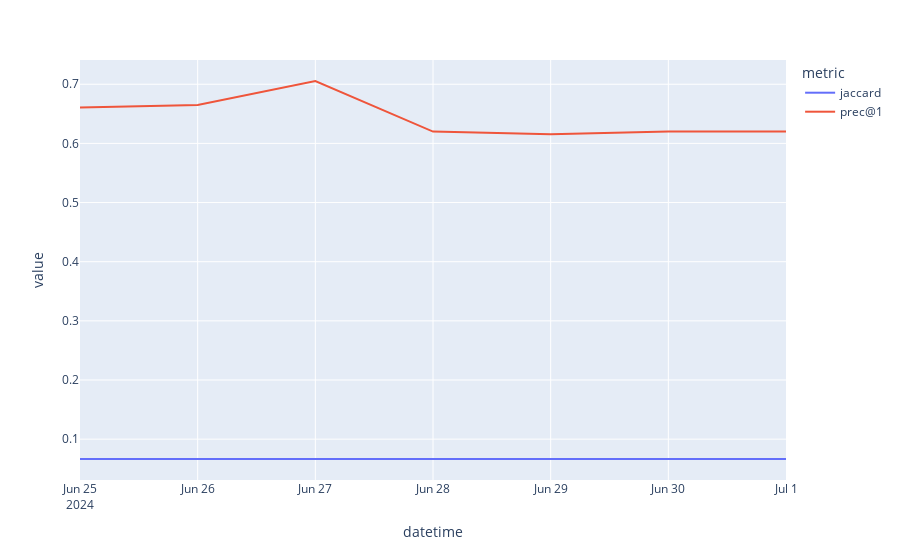

Write notebook code for a chart like this one.
### Markdown cell above
## Visualization of single configuration

### Code cell
sel = df_metrics.search_config.isin(["research_1"])
sel = sel & (df_metrics.metric.isin(["prec@1", "jaccard"]))
cols = ["search_config", "datetime", "metric"]
df = df_metrics[sel][cols + ["value"]].groupby(cols).mean().reset_index()

fig = px.line(df, x="datetime", y="value", color="metric")
fig.update_yaxes(matches=None)
fig

### Figure 1 — Plotly figure (JSON) as saved in the notebook; plotly's stock layout.template omitted (floating-point values rounded to 4 significant figures)
{"data": [{"hovertemplate": "metric=jaccard<br>datetime=%{x}<br>value=%{y}<extra></extra>", "legendgroup": "jaccard", "line": {"color": "#636efa", "dash": "solid"}, "marker": {"symbol": "circle"}, "mode": "lines", "name": "jaccard", "orientation": "v", "showlegend": true, "type": "scatter", "x": ["2024-06-25T00:00:00", "2024-06-26T00:00:00", "2024-06-27T00:00:00", "2024-06-28T00:00:00", "2024-06-29T00:00:00", "2024-06-30T00:00:00", "2024-07-01T00:00:00"], "xaxis": "x", "y": [0.06644, 0.06644, 0.06644, 0.06644, 0.06644, 0.06644, 0.06644], "yaxis": "y"}, {"hovertemplate": "metric=prec@1<br>datetime=%{x}<br>value=%{y}<extra></extra>", "legendgroup": "prec@1", "line": {"color": "#EF553B", "dash": "solid"}, "marker": {"symbol": "circle"}, "mode": "lines", "name": "prec@1", "orientation": "v", "showlegend": true, "type": "scatter", "x": ["2024-06-25T00:00:00", "2024-06-26T00:00:00", "2024-06-27T00:00:00", "2024-06-28T00:00:00", "2024-06-29T00:00:00", "2024-06-30T00:00:00", "2024-07-01T00:00:00"], "xaxis": "x", "y": [0.6605, 0.665, 0.7055, 0.62, 0.6155, 0.62, 0.62], "yaxis": "y"}], "layout": {"legend": {"title": {"text": "metric"}, "tracegroupgap": 0}, "margin": {"t": 60}, "xaxis": {"anchor": "y", "domain": [0, 1], "title": {"text": "datetime"}}, "yaxis": {"anchor": "x", "domain": [0, 1], "title": {"text": "value"}}}}
